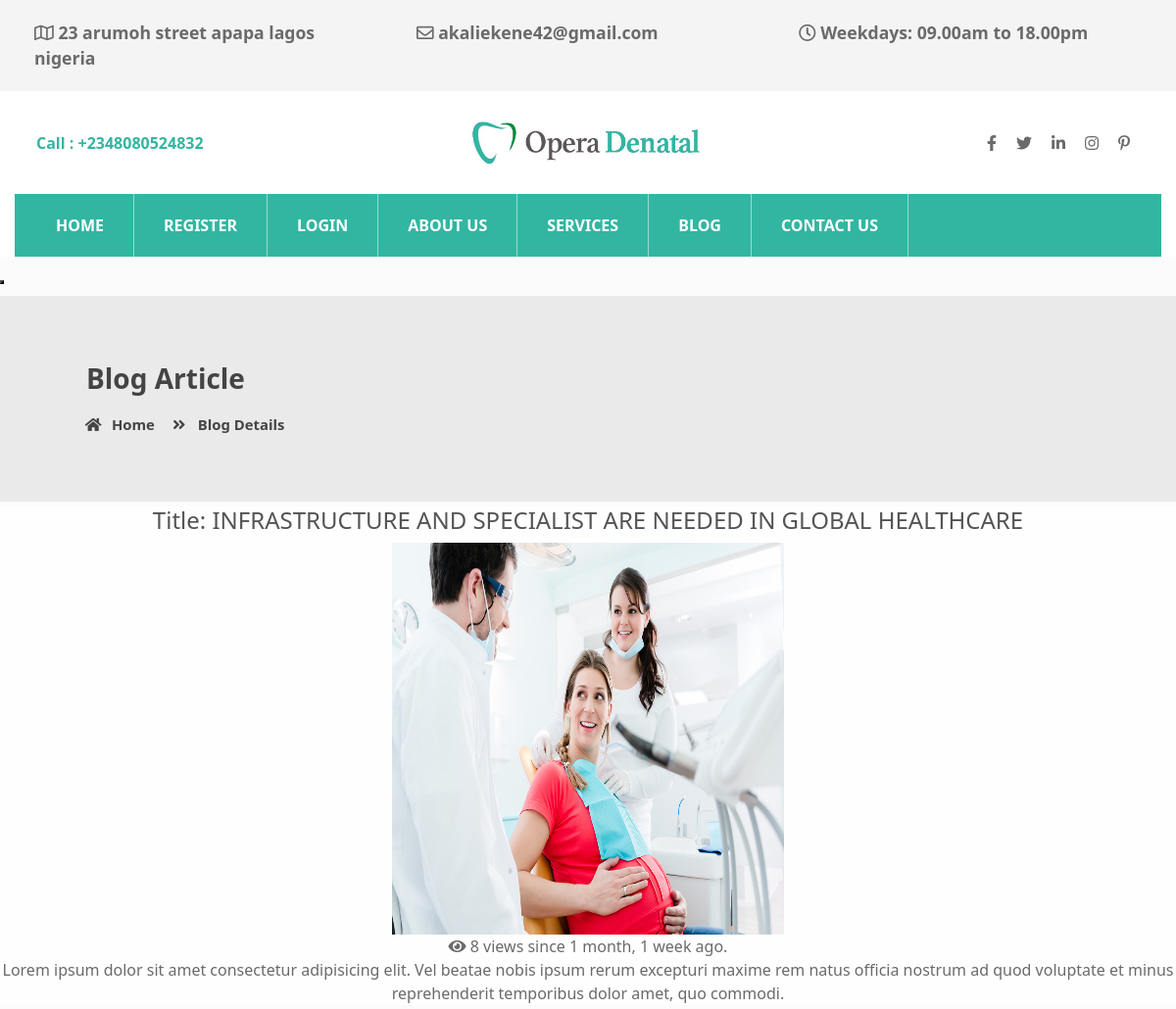
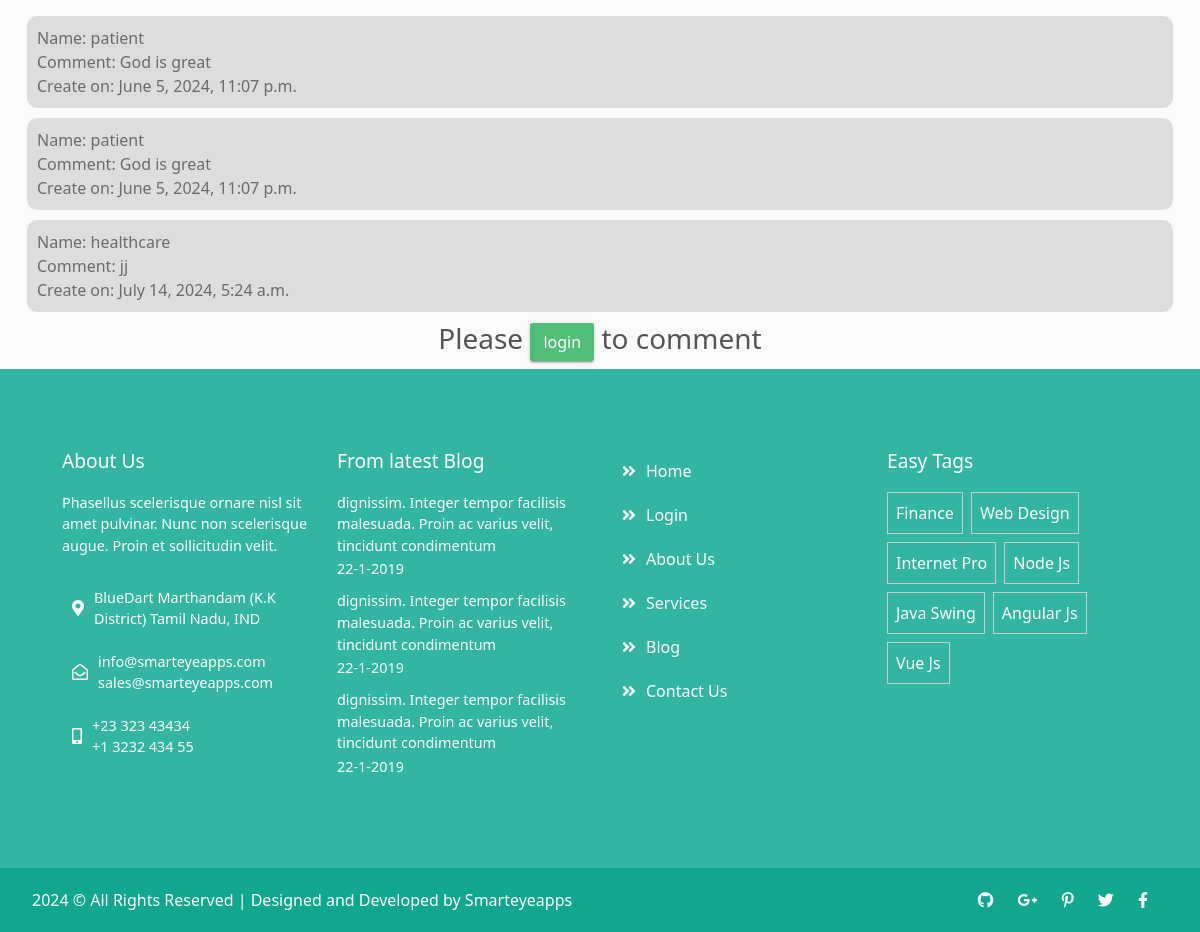
/web-project/detail/1/, run on the app's committed database (2 pictures, top to bottom).
### frontend/models.py (models this page shows, shortened)
class Post(models.Model):
    pst_title = models.CharField(max_length=150)
    created_by = models.ForeignKey(User, on_delete=models.CASCADE)
    pst_image = models.FileField(null=True, blank=True, upload_to='uploads/')
    category = models.ForeignKey(Category, on_delete=models.CASCADE)
    content = models.TextField(blank=True, null=True)
    num_site = models.IntegerField(default=0, verbose_name='visited')
    likes = models.ManyToManyField(User, related_name='likes', blank=True)
    created_at = models.DateTimeField(auto_now_add=True)
    updated_at = models.DateTimeField(auto_now=True)
    class Meta():
        verbose_name_plural = 'Post'

class Comment(models.Model):
    name = models.CharField(max_length=150)
    comment = models.TextField()
    post = models.ForeignKey(Post, on_delete=models.CASCADE)
    created_at = models.DateTimeField(auto_now_add=True)
    updated_at = models.DateTimeField(auto_now=True)
    class Meta():
        verbose_name_plural = 'Comment'

### frontend/views.py (the view)
# urls.py: path('detail/<int:id>/', views.detail, name='detail'),
def detail(request, id):
    race = Post.objects.get(pk=id)
    race.num_site = race.num_site + 1
    race.save()
    comment = Comment.objects.filter(post__pk=id)
    if request.method == 'POST':
        name = request.POST.get('name')
        comment = request.POST.get('comment')
        Comment.objects.create(name=name, comment=comment, post=race)
    return render(request, 'frontend/blog-detail.html', {'race':race, 'comment':comment})

### templates/frontend/blog-detail.html (shortened to what this page needs)
{% extends 'frontend/base.html' %}
{% load static %}
{% block content %}
<div class="page-nav no-margin row">
    <div class="container">
        <div class="row">
            <h2>Blog Article</h2>
            <ul>
                <li> <a href="#"><i class="fas fa-home"></i> Home</a></li>
                <li><i class="fas fa-angle-double-right"></i> Blog Details</li>
            </ul>
        </div>
    </div>
</div>
            <center>
                <div style="margin-top: 5px;
                margin-bottom: 20px;
                background-color: #ffffffbd"
                >
                <p>
                    <h4>Title: {{race.pst_title|upper}}</h4>
                </p>
                    <img src="{{race.pst_image.url}}" alt="img" width="400px" height="400px">
                    <p>
                     <span class="fa fa-eye"></span> {{race.num_site}} view{{ race.num_site|pluralize}} since {{race.created_at|timesince}} ago.
                    </p>
                    <p>
                        {{ race.content }}
                    </p>
                </div>
                <form action="" method="post">
                <div class="row contact-rooo no-margin">
                    <div class="container">
                        <div class="row">
            <center>
                {% if comment %}
                            {% for x in comment %}
                                <div style="text-align: left;
                                background-color: #ddd;
                                padding:10px;
                                margin-bottom:10px;
                                border-radius: 10px;">
                                <p>
                                    Name: {{ x.name }}
                                </p>
                                <p>
                                    Comment: {{ x.comment }}
                                </p>
                                Create on: {{ x.created_at}}
                                </div>
                                {% endfor %}
                                {% else %}
                                    <center>
                                        <h3>Be the first to comment here</h3>
                                    </center>
                                {% endif %}
            </center>
            {% if request.user.is_authenticated %}
                            <div style="padding:20px" class="col-sm-7">
                                <h2 ></h2> <br>
                                <div class="row cont-row">
                                    <div class="col-sm-8"><input type="hidden" value="{{ request.user.username}}" placeholder="Enter Name" name="name" class="form-control input-sm"  ></div>
                                <div  class="row cont-row">
                                    <div  class="col-sm-3"><label>Enter Message</label><span>:</span></div>
                                    <div class="col-sm-8">
                                        <textarea rows="5" name="comment" placeholder="Enter Your Message" class="form-control input-sm"></textarea>
                                    </div>
                                </div>
                                <div style="margin-top:10px;" class="row">
                                    <div style="padding-top:10px;" class="col-sm-3"><label></label></div>
                                    <div class="col-sm-8">
                                        <button class="btn btn-success btn-sm">Comment</button>
                                    </div>
                                </div>
                            </div>
                        </form>
                        {% else %}
                        <center>
                            <h3>Please <a href="{% url 'frontend:custom_login' %}" class="btn btn-success">login</a> to comment</h3>
                        </center>
                        {% endif %}
            </center>
{% endblock %}

### static/frontend/assets/css/ekene.css (style rules this page uses)
* { margin: 0px; padding: 0px; list-style: none; }
img { max-width: 100%; }
a { text-decoration: none; outline: none; color: #444; }
ul { margin-bottom: 0; padding-left: 0; }
html, body { height: 100%; }
p { margin-bottom: 0px; width: 100%; }
.no-margin { margin: 0px; }
::placeholder { color: #747f8a !important; font-size: 13px; opacity: 0.5 !important; }
h1, h2, h3, h4, h5, h6 { color: #545454; }
body { background-color: #f1f1f145 !important; -webkit-font-smoothing: antialiased; -moz-osx-font-smoothing: grayscale; text-rendering: optimizeLegibility; color: #6A6A6A; overflow-x: hidden; }
.page-nav { background-size: 100%; padding: 68px; text-align: center; background-color: #eaeaea; }
.page-nav ul { float: none; margin: auto; }
.page-nav h2 { font-size: 28px; width: 100%; font-weight: 700; text-align: left; padding-left: 20px; color: #444; }
.page-nav ul li { float: left; margin-right: 10px; margin-top: 10px; font-size: 16px; font-size: 0.93rem; font-weight: 600; color: #444; }
.page-nav ul li i { width: 30px; text-align: center; color: #444; }
.page-nav ul li a { color: #444; font-size: 0.93rem; font-weight: 600; }
.btn-success { background-color: #51be78; border-color: #51be78; }
.btn { box-shadow: 0 3px 1px -2px rgba(0, 0, 0, 0.2), 0 2px 2px 0 rgba(0, 0, 0, 0.14), 0 1px 5px 0 rgba(0, 0, 0, 0.12); border-radius: 2px; }
.container { max-width: 1170px; }

### data on the page
Post: pst_title "INFRASTRUCTURE AND SPECIALIST ARE NEEDED IN GLOBAL HEALTHCARE", pst_image (picture), num_site "8", created_at "1 month, 1 week", content "Lorem ipsum dolor sit amet consectetur adipisicing elit. Vel beatae nobis ipsum rerum excepturi maxime rem natus officia nostrum ad quod voluptate et minus reprehenderit temporibus dolor amet, quo commodi."
Comment: name "patient", comment "God is great", created_at "June 5, 2024, 11:07 p.m."
Comment: name "patient", comment "God is great", created_at "June 5, 2024, 11:07 p.m."
Comment: name "healthcare", comment "jj", created_at "July 14, 2024, 5:24 a.m."
